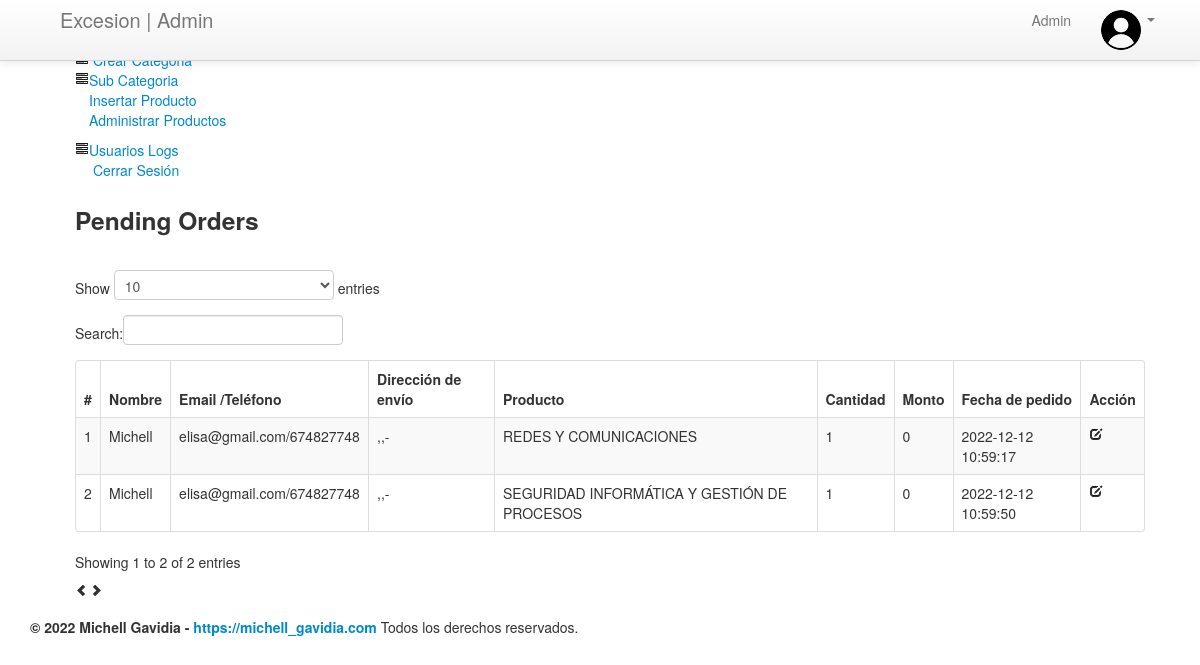
/admin/pending-orders.php (signed in), run on the app's committed database.
### tables this page shows
CREATE TABLE `orders` (
  `id` int(11) NOT NULL,
  `userId` int(11) DEFAULT NULL,
  `productId` varchar(255) DEFAULT NULL,
  `quantity` int(11) DEFAULT NULL,
  `orderDate` timestamp NOT NULL DEFAULT current_timestamp(),
  `paymentMethod` varchar(50) DEFAULT NULL,
  `orderStatus` varchar(55) DEFAULT NULL
);

CREATE TABLE `users` (
  `id` int(11) NOT NULL,
  `name` varchar(255) DEFAULT NULL,
  `email` varchar(255) DEFAULT NULL,
  `contactno` bigint(11) DEFAULT NULL,
  `password` varchar(255) DEFAULT NULL,
  `shippingAddress` longtext DEFAULT NULL,
  `shippingState` varchar(255) DEFAULT NULL,
  `shippingCity` varchar(255) DEFAULT NULL,
  `shippingPincode` int(11) DEFAULT NULL,
  `billingAddress` longtext DEFAULT NULL,
  `billingState` varchar(255) DEFAULT NULL,
  `billingCity` varchar(255) DEFAULT NULL,
  `billingPincode` int(11) DEFAULT NULL,
  `regDate` timestamp NOT NULL DEFAULT current_timestamp(),
  `updationDate` varchar(255) DEFAULT NULL
);

CREATE TABLE `products` (
  `id` int(11) NOT NULL,
  `category` int(11) NOT NULL,
  `subCategory` int(11) DEFAULT NULL,
  `productName` varchar(255) DEFAULT NULL,
  `productCompany` varchar(255) DEFAULT NULL,
  `productPrice` int(11) DEFAULT NULL,
  `productPriceBeforeDiscount` int(11) DEFAULT NULL,
  `productDescription` longtext DEFAULT NULL,
  `productImage1` varchar(255) DEFAULT NULL,
  `productImage2` varchar(255) DEFAULT NULL,
  `productImage3` varchar(255) DEFAULT NULL,
  `shippingCharge` int(11) DEFAULT NULL,
  `productAvailability` varchar(255) DEFAULT NULL,
  `postingDate` timestamp NULL DEFAULT current_timestamp(),
  `updationDate` varchar(255) DEFAULT NULL
);

### admin/pending-orders.php (the view, shortened to what this page needs)
<?php
include('include/config.php');
if(strlen($_SESSION['alogin'])==0)
	{
header('location:index.php');
}
else{
?>
<!DOCTYPE html>
<html lang="es">
<head>
	<link type="text/css" href="bootstrap/css/bootstrap.min.css" rel="stylesheet">
	<link type="text/css" href="bootstrap/css/bootstrap-responsive.min.css" rel="stylesheet">
</head>
<body>
<?php include('include/header.php');?>
	<div class="wrapper">
		<div class="container">
			<div class="row">
<?php include('include/sidebar.php');?>
			<div class="span11">
					<div class="content">
	<div class="module">
							<div class="module-head">
								<h3>Pending Orders</h3>
							</div>
							<div class="module-body table">
									<br />
								<table cellpadding="0" cellspacing="0" border="0" class="datatable-1 table table-bordered table-striped	 display table-responsive" >
									<thead>
										<tr>
											<th>#</th>
											<th>Nombre</th>
											<th width="50">Email /Teléfono</th>
											<th>Dirección de envío</th>
											<th>Producto </th>
											<th>Cantidad </th>
											<th>Monto </th>
											<th>Fecha de pedido</th>
											<th>Acción</th>
										</tr>
									</thead>
<tbody>
<?php
$status='Delivered';
$query=mysqli_query($con,"select users.name as username,users.email as useremail,users.contactno as usercontact,users.shippingAddress as shippingaddress,users.shippingCity as shippingcity,users.shippingState as shippingstate,users.shippingPincode as shippingpincode,products.productName as productname,products.shippingCharge as shippingcharge,orders.quantity as quantity,orders.orderDate as orderdate,products.productPrice as productprice,orders.id as id  from orders join users on  orders.userId=users.id join products on products.id=orders.productId where orders.orderStatus!='$status' or orders.orderStatus is null");
$cnt=1;
while($row=mysqli_fetch_array($query))
{
?>
										<tr>
											<td><?php echo htmlentities($cnt);?></td>
											<td><?php echo htmlentities($row['username']);?></td>
<td><?php echo htmlentities($row['useremail']);?>/<?php echo htmlentities($row['usercontact']);?></td>
<td><?php echo htmlentities($row['shippingaddress'].",".$row['shippingcity'].",".$row['shippingstate']."-".$row['shippingpincode']);?></td>
											<td><?php echo htmlentities($row['productname']);?></td>
											<td><?php echo htmlentities($row['quantity']);?></td>
											<td><?php echo htmlentities($row['quantity']*$row['productprice']+$row['shippingcharge']);?></td>
											<td><?php echo htmlentities($row['orderdate']);?></td>
											<td>   <a href="updateorder.php?oid=<?php echo htmlentities($row['id']);?>" title="Update order" target="_blank"><i class="icon-edit"></i></a>
											</td>
											</tr>
										<?php $cnt=$cnt+1; } ?>
										</tbody>
								</table>
							</div>
						</div>
					</div>
				</div>
			</div>
		</div>
	</div>
<?php include('include/footer.php');?>
</body>
<?php } ?>

### data on the page
orders: userId.name "Michell", userId.email "elisa@gmail.com", userId.contactno "674827748", userId.shippingPincode ",,-", productId.productName "REDES Y COMUNICACIONES", quantity "1", $row['quantity']*$row['productprice']+$row['shippingcharge'] "0", orderDate "2022-12-12 10:59:17"
orders: userId.name "Michell", userId.email "elisa@gmail.com", userId.contactno "674827748", userId.shippingPincode ",,-", productId.productName "SEGURIDAD INFORMÁTICA Y GESTIÓN DE PROCESOS", quantity "1", $row['quantity']*$row['productprice']+$row['shippingcharge'] "0", orderDate "2022-12-12 10:59:50"
